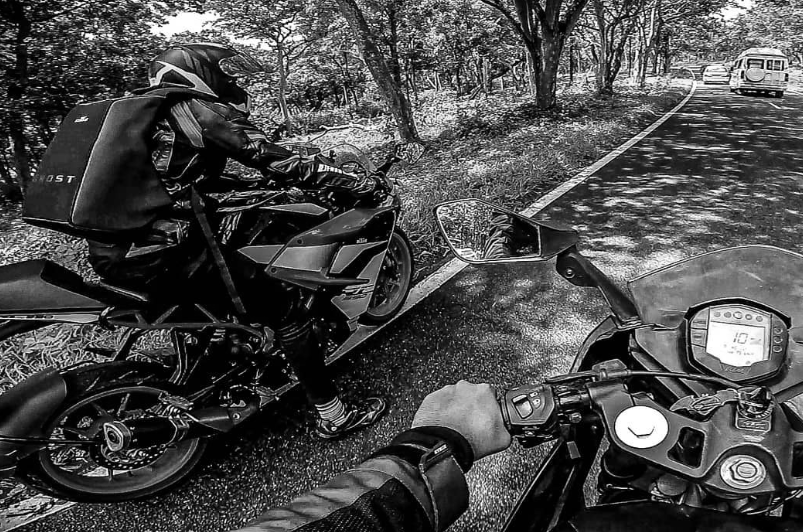
#> input picture Assignment 2/image_grayscale.png, 803 x 532 px
$ python 'python assignment2_c.py'
#> lines starting #> are read from the running program, lines starting #| are printed output that depends on the picture
import numpy as np
import cv2
import matplotlib.pyplot as plt

#read gray_scale image
gray_image = cv2.imread("image_grayscale.png", cv2.IMREAD_GRAYSCALE)
#> gray_image is the input picture: shape (532, 803); min 0, max 255, mean 74.1

# Plot the grayscale image
plt.figure(figsize=(10, 6))
plt.subplot(2, 2, 1)
#read grayscale image
plt.title("Original Image")
plt.imshow(gray_image, cmap='gray')

#calculate values for the instagram
hist, num_bins = np.histogram(gray_image.flatten(),256,[0,256])
#> hist = 256 values, max 24439 at index 1, min 277 at index 243, mean 1668.7; num_bins = 257 values from 0 to 256

#plt the histogram
plt.subplot(2, 2, 2)
plt.hist(gray_image.flatten(), bins  =256, range = [0,256], color = "gray")
plt.title("Histogram of the grayscale image")
plt.xlabel("Instensities of pixel")
plt.ylabel("Frequencies")


# Plot normalized histogram
plt.subplot(2, 2, 3)
plt.hist(gray_image.flatten(), bins=256, range=[0,256], color='gray', density=True)
plt.title('Normalized Histogram')
plt.xlabel('Pixel Intensity')
plt.ylabel('Normalized Frequency')

# Change number of bins
plt.subplot(2, 2, 4)
plt.hist(gray_image.flatten(), bins=16, range=[0,256], color='gray', density=True)
plt.title('Normalized Histogram with 16 Bins')
plt.xlabel('Pixel Intensity')
plt.ylabel('Normalized Frequency')

plt.tight_layout()
plt.show()
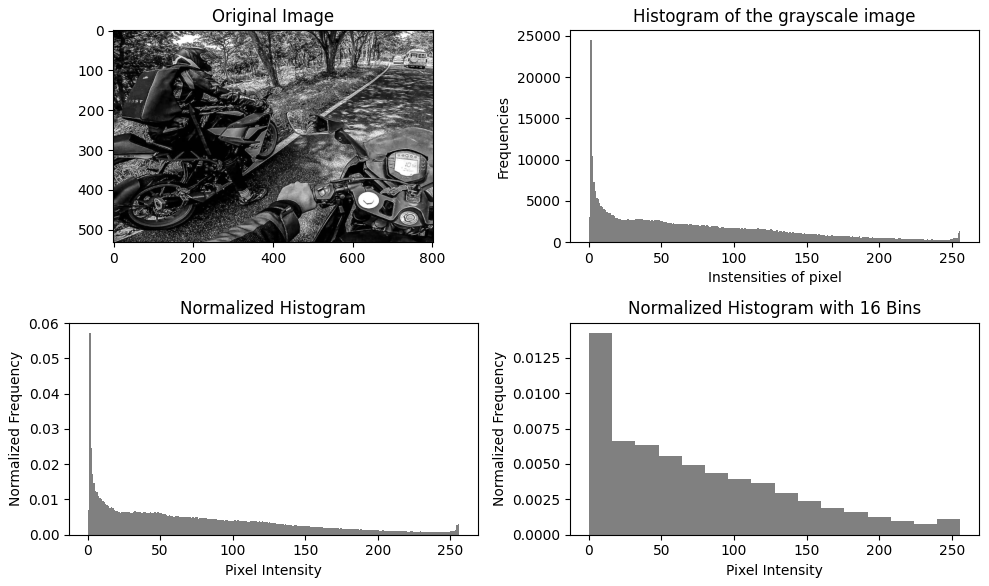
#> figure drawn by matplotlib, 4 panels; panel 2: tallest bar 24439 high, from x = 1 to 2; panel 3: tallest bar 0.0572 high, from x = 1 to 2; panel 4: tallest bar 0.0143 high, from x = 0 to 16
